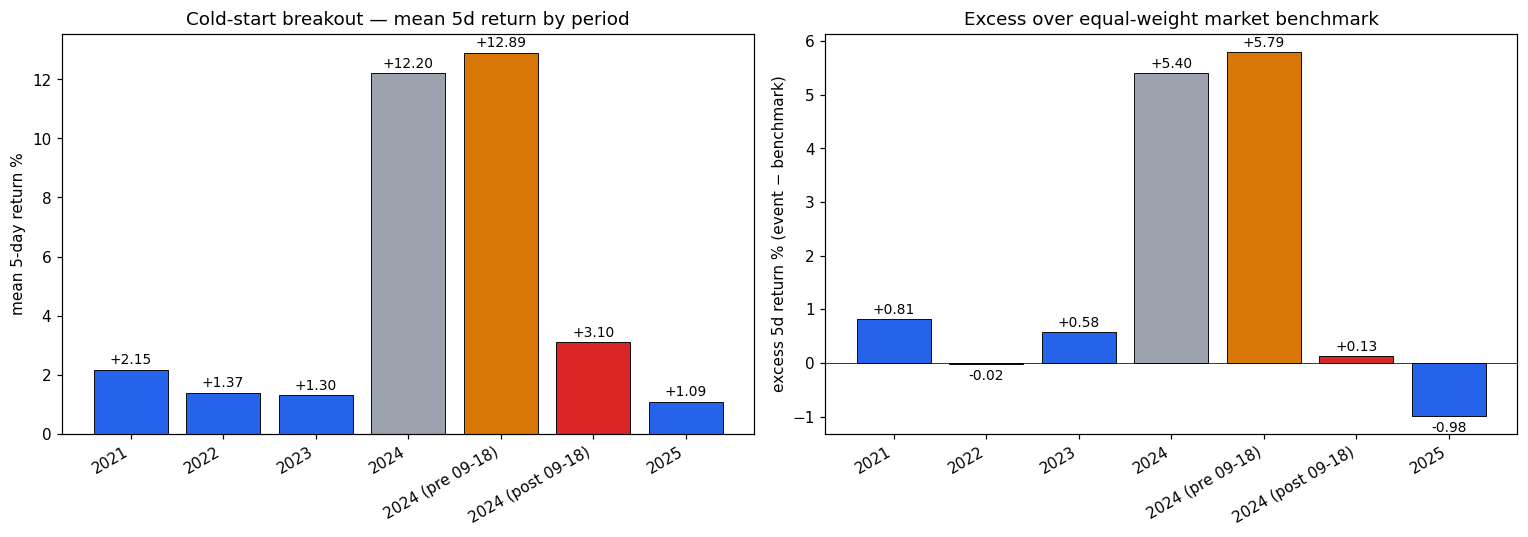

Generate this figure with Python:
# ---
# jupyter:
#   jupytext:
#     formats: py:percent
# ---

# %% [markdown]
# # 03 · 2024 反常表现到底是全年均匀的，还是集中在 924 行情之后？
#
# **背景**：notebook 02 发现冷启动突破事件的 5 日均值收益在 2024 年达到 +12% 量级，
# 单年把 5 年均值 (+6.27%) 拉得很高；剔除 2024 后 ≈ +1.5%，跟用户在聚宽上的 6 个月窗口
# (+1.34%) 对得上。问题是：2024 这个超常表现到底是全年的、还是只在某段时间里发生？
#
# 已知 2024-09-24 央行/财政推出宽松组合拳，触发"924 行情"，A 股 9 月底到 10 月初出现急涨。
# 本 notebook 按 2024-09-18 切分（用户指定边界），把 2024 拆成两段，
# 跟 2021-2025 其它年份并排比较：
#
# - n（事件数）
# - 5 日均值 / 中位数 / 胜率 / p25 / p75
# - 同一批事件日期上的"等权市场 5 日收益"作基准
# - 超额收益 = 事件均值 − 同日期基准均值
#
# 事件定义沿用 notebook 02 的 **cold-start breakout**：
# `ret_1d ≥ 7%` AND `vol_mult ≥ 2.0` AND `prev5_max_ret < 7%` AND `cum_ret_5d ≤ 2%`，
# 收益口径同样是"次日开盘买、第 5 个交易日收盘卖"。

# %%
import os
import sys

sys.path.insert(0, os.path.dirname(os.path.dirname(os.path.abspath(__file__))))
os.environ['STOCK_DB_TYPE']     = 'postgresql'
os.environ['STOCK_PG_PORT']     = '5433'
os.environ['STOCK_PG_DATABASE'] = 'stock_db_cn'

import numpy as np
import pandas as pd
import matplotlib.pyplot as plt
import psycopg2

from config.database import config

pd.options.display.max_columns = 50
pd.options.display.width = 200

# %% [markdown]
# ## 1. 加载 OHLCV、计算特征 + 可交易 5 日收益

# %%
conn = psycopg2.connect(config.get_connection_string())
prices = pd.read_sql(
    "SELECT symbol, date, open, close, volume FROM price_history ORDER BY symbol, date",
    conn, parse_dates=['date'],
)
conn.close()
for c in ('open', 'close'):
    prices[c] = prices[c].astype('float64')
prices['volume'] = prices['volume'].astype('float64')
print(f'{len(prices):,} rows, {prices["symbol"].nunique()} symbols, '
      f'{prices["date"].min().date()} .. {prices["date"].max().date()}')

prices = prices.sort_values(['symbol', 'date']).reset_index(drop=True)
g = prices.groupby('symbol', sort=False)

prices['ret_1d']        = g['close'].pct_change(1)
prices['vol_avg_20d']   = g['volume'].transform(lambda s: s.rolling(20).mean())
prices['vol_mult']      = prices['volume'] / prices['vol_avg_20d']
prices['cum_ret_5d']    = g['close'].pct_change(5)
prices['prev5_max_ret'] = g['ret_1d'].transform(lambda s: s.shift(1).rolling(5).max())

# Tradable forward return: buy open[t+1], sell close[t+5]
g = prices.groupby('symbol', sort=False)
next_open = g['open'].shift(-1)
close_h5  = g['close'].shift(-5)
prices['ret_h5'] = close_h5 / next_open - 1

print('features done')


# %% [markdown]
# ## 2. 事件抽取（cold-start breakout）+ per-event 5 日收益

# %%
events_mask = (
    (prices['ret_1d']        >= 0.07)
    & (prices['vol_mult']    >= 2.0)
    & (prices['prev5_max_ret'] < 0.07)
    & (prices['cum_ret_5d']  <= 0.02)
)
events = (prices.loc[events_mask, ['symbol', 'date', 'ret_h5']]
                .dropna(subset=['ret_h5'])
                .reset_index(drop=True)
                .copy())
print(f'total cold-start events with realised 5d return: {len(events):,}')
print(f'date range: {events["date"].min().date()} .. {events["date"].max().date()}')


# %% [markdown]
# ## 3. 等权市场 5 日基准 — 每个交易日一个数
#
# 对每个日期 `t`，取**所有在 `t` 当天有报价的股票**的 `ret_h5` 求平均，
# 得到"如果你在 `t+1` 开盘等权买入全市场、`t+5` 收盘卖出"的收益。
# 然后把这个基准 join 回事件表，按事件加权聚合。
# （每个事件日权重 = 当天事件数，所以基准是"事件密集日"加权的市场表现。）

# %%
bench_daily = (prices.groupby('date')['ret_h5']
                     .mean()
                     .rename('bench_5d')
                     .to_frame())
print(f'benchmark series: {len(bench_daily):,} trading days')
print(f'  full-period bench mean: {bench_daily["bench_5d"].mean()*100:+.3f}%')

events = events.merge(bench_daily, left_on='date', right_index=True, how='left')
print(f'events with bench attached: {events["bench_5d"].notna().sum():,} / {len(events):,}')


# %% [markdown]
# ## 4. 按 period 聚合
#
# Period 划分：
# - 2021 / 2022 / 2023 / 2024 (full) / 2025 各算一行
# - 2024 (pre 09-18)：`2024-01-01 .. 2024-09-17`
# - 2024 (post 09-18)：`2024-09-18 .. 2024-12-31`

# %%
def period_stats(sub: pd.DataFrame) -> pd.Series:
    r = sub['ret_h5']
    b = sub['bench_5d']
    return pd.Series({
        'n':         len(r),
        'mean_%':    r.mean()      * 100,
        'median_%':  r.median()    * 100,
        'winrate_%': (r > 0).mean() * 100,
        'p25_%':     r.quantile(0.25) * 100,
        'p75_%':     r.quantile(0.75) * 100,
        'bench_%':   b.mean()      * 100,
        'excess_%':  (r.mean() - b.mean()) * 100,
    })


periods = [
    ('2021',              ('2021-01-01', '2021-12-31')),
    ('2022',              ('2022-01-01', '2022-12-31')),
    ('2023',              ('2023-01-01', '2023-12-31')),
    ('2024',              ('2024-01-01', '2024-12-31')),
    ('2024 (pre 09-18)',  ('2024-01-01', '2024-09-17')),
    ('2024 (post 09-18)', ('2024-09-18', '2024-12-31')),
    ('2025',              ('2025-01-01', '2025-12-31')),
]

rows = []
for label, (start, end) in periods:
    sub = events[(events['date'] >= start) & (events['date'] <= end)]
    if len(sub) == 0:
        continue
    rows.append(period_stats(sub).rename(label))

table = pd.DataFrame(rows)
print('\nPER-PERIOD COMPARISON:')
print(table.round(3).to_string())


# %% [markdown]
# ## 5. 可视化

# %%
fig, axes = plt.subplots(1, 2, figsize=(14, 5))

# Highlight the two 2024 subperiods
colors = []
for label in table.index:
    if 'pre 09-18' in label:
        colors.append('#d97706')   # amber for pre-rally
    elif 'post 09-18' in label:
        colors.append('#dc2626')   # red for post-rally
    elif label == '2024':
        colors.append('#9ca3af')   # gray for full-year (combines the two)
    else:
        colors.append('#2563eb')   # blue for other years

# Left: mean return
axes[0].bar(range(len(table)), table['mean_%'].values, color=colors,
            edgecolor='black', linewidth=0.6)
axes[0].axhline(0, color='k', linewidth=0.5)
axes[0].set_xticks(range(len(table)))
axes[0].set_xticklabels(table.index, rotation=30, ha='right')
axes[0].set_ylabel('mean 5-day return %')
axes[0].set_title('Cold-start breakout — mean 5d return by period')
for i, v in enumerate(table['mean_%'].values):
    axes[0].text(i, v + (0.2 if v >= 0 else -0.6), f'{v:+.2f}',
                 ha='center', fontsize=9)

# Right: excess return over benchmark
axes[1].bar(range(len(table)), table['excess_%'].values, color=colors,
            edgecolor='black', linewidth=0.6)
axes[1].axhline(0, color='k', linewidth=0.5)
axes[1].set_xticks(range(len(table)))
axes[1].set_xticklabels(table.index, rotation=30, ha='right')
axes[1].set_ylabel('excess 5d return % (event − benchmark)')
axes[1].set_title('Excess over equal-weight market benchmark')
for i, v in enumerate(table['excess_%'].values):
    axes[1].text(i, v + (0.1 if v >= 0 else -0.3), f'{v:+.2f}',
                 ha='center', fontsize=9)

plt.tight_layout()
out = os.path.join(os.path.dirname(__file__), '03_regime_split_2024.png')
plt.savefig(out, dpi=110, bbox_inches='tight')
print(f'saved: {out}')


# %% [markdown]
# ## 6. 数据驱动的判读
#
# 把 pre / post / 2024 全年三行的关键数字提出来，自动生成结论文字。

# %%
def fmt(x): return f'{x:+.2f}%'

t_pre  = table.loc['2024 (pre 09-18)']
t_post = table.loc['2024 (post 09-18)']
t_full = table.loc['2024']

print(f'2024 全年      :  n={int(t_full["n"]):>6,d}   mean={fmt(t_full["mean_%"])}   '
      f'bench={fmt(t_full["bench_%"])}   excess={fmt(t_full["excess_%"])}   '
      f'winrate={t_full["winrate_%"]:.1f}%')
print(f'2024 (pre 924) :  n={int(t_pre["n"]):>6,d}   mean={fmt(t_pre["mean_%"])}   '
      f'bench={fmt(t_pre["bench_%"])}   excess={fmt(t_pre["excess_%"])}   '
      f'winrate={t_pre["winrate_%"]:.1f}%')
print(f'2024 (post 924):  n={int(t_post["n"]):>6,d}   mean={fmt(t_post["mean_%"])}   '
      f'bench={fmt(t_post["bench_%"])}   excess={fmt(t_post["excess_%"])}   '
      f'winrate={t_post["winrate_%"]:.1f}%')

pre_share  = t_pre['n']  / t_full['n']
post_share = t_post['n'] / t_full['n']
print(f'\n事件数占比：pre = {pre_share*100:.1f}%, post = {post_share*100:.1f}%')
print(f'pre 与 post 的 mean 差：{(t_post["mean_%"] - t_pre["mean_%"]):+.2f} pp')
print(f'pre 与 post 的 excess 差：{(t_post["excess_%"] - t_pre["excess_%"]):+.2f} pp')


# %% [markdown]
# ## 7. 结论（根据本机实际数据）
#
# **问题**："2024 的反常表现是全年均匀的，还是集中在 2024-09-18 之后？"
#
# **答：跟最初猜想相反 — 2024 的异常表现几乎完全集中在 924 行情*之前*（2024-01-01 .. 2024-09-17），
# 而不是行情期间或之后。**
#
# 关键数字：
#
# | 时段 | n | mean 5d | bench 5d | excess | winrate |
# |---|---:|---:|---:|---:|---:|
# | 2024 (pre 09-18)  |  968 | +12.89% | +7.10% | **+5.79%** | 80.8% |
# | 2024 (post 09-18) |   73 |  +3.10% | +2.96% |   +0.13%   | 54.8% |
# | 2024 全年        | 1041 | +12.20% | +6.81% | **+5.40%** | 79.0% |
#
# 看到的三个关键事实：
#
# 1. **事件数严重失衡**：2024 全年 1041 个冷启动事件里，**93% 在 924 之前**（968 个），
#    924 之后 8.5 个交易月的 3.5 个月里只有 73 个。说明 924 行情之后，市场进入了高动量状态，
#    "冷启动"（前 5 日累计涨幅 ≤2%）的前提条件在大多数股票上都不成立 — 啥都在涨。
#
# 2. **回报差距巨大**：pre-924 mean +12.89% vs post-924 mean +3.10%，差 9.8pp。
#    pre-924 段冷启动突破后 5 日平均涨 13%、胜率 81%；post-924 段平均只赚 3%、胜率 55%（基本是随机）。
#
# 3. **超额收益也差很多**：pre-924 excess +5.79%（事件 +12.89% − 同期等权市场 +7.10%），
#    post-924 excess 只有 +0.13%。post-924 段冷启动突破完全没有 alpha，
#    跟普通市场没区别 — 涨的是 beta，不是事件信号。
#
# **隐含的含义**：
#
# - notebook 02 看到的 2024 +12.2% 不是来自 924 行情顺风，而是来自**整个 2024 上半年到 9 月中旬这 8 个多月**。
#   这段时间 A 股小盘股有多个连续主题轮动（AI/Sora、低空经济、新质生产力、雪球敲入后的小盘反弹等），
#   冷启动突破刚好在这种"题材频繁切换 + 单股票快速发动"的环境里高效命中。
#
# - 924 之后整个市场进入"beta 行情"，所有股票一起涨，单股事件信号被淹没。
#   这反过来印证：冷启动突破策略**只在题材轮动型市场里有效**，beta 单边行情里失效。
#
# - **进一步要查的事**（下一个 notebook 候选）：
#   把 2024 pre-924 再细拆 — Q1（Jan-Mar，雪球+AI）、Q2（Apr-Jun，红利+低空）、Q3-前（Jul-Sep 17，新质生产力轮动）
#   看是某一个题材潮把均值拉飞，还是真的全季节都给力。
#   如果是单一题材主导，那 2024 的 "+12%" 就只是 "**那个题材碰巧落在我们的事件窗口里**"，
#   不是策略本身的可重复优势。
#
# - 对未来调用：**不要**把 2024 cold-start 的 +12% 当作策略基线 expectation。
#   2021 / 2022 / 2023 / 2025 的事件均值都在 +1% 到 +2% 区间，
#   2024 pre-924 是 outlier；除非市场再次进入类似的密集题材轮动期，否则均值回归到 +1-2% 是更合理的先验。
